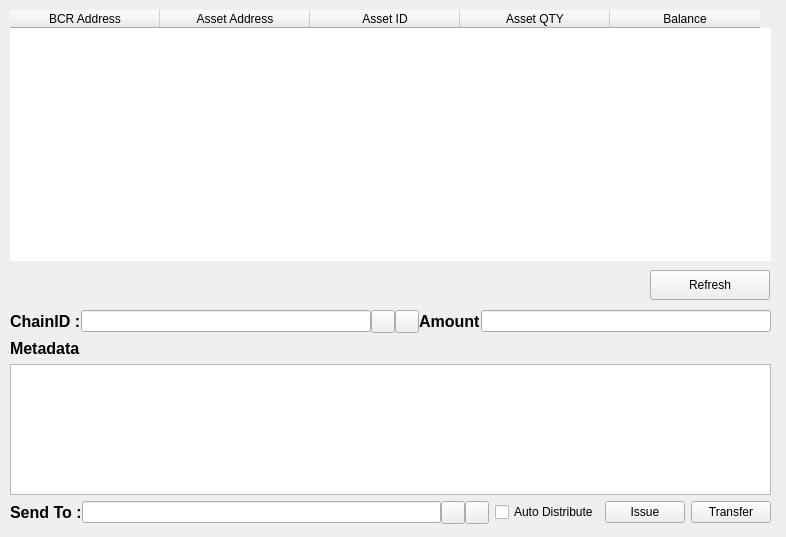
<?xml version="1.0" encoding="UTF-8"?>
<ui version="4.0">
 <class>AssetsPage</class>
 <widget class="QWidget" name="AssetsPage">
  <property name="geometry">
   <rect>
    <x>0</x>
    <y>0</y>
    <width>786</width>
    <height>537</height>
   </rect>
  </property>
  <property name="windowTitle">
   <string>Form</string>
  </property>
  <widget class="QTableWidget" name="tableWidget">
   <property name="geometry">
    <rect>
     <x>10</x>
     <y>10</y>
     <width>761</width>
     <height>251</height>
    </rect>
   </property>
   <property name="frameShape">
    <enum>QFrame::NoFrame</enum>
   </property>
   <property name="frameShadow">
    <enum>QFrame::Sunken</enum>
   </property>
   <property name="sizeAdjustPolicy">
    <enum>QAbstractScrollArea::AdjustToContentsOnFirstShow</enum>
   </property>
   <property name="editTriggers">
    <set>QAbstractItemView::NoEditTriggers</set>
   </property>
   <property name="showDropIndicator" stdset="0">
    <bool>false</bool>
   </property>
   <property name="dragDropOverwriteMode">
    <bool>false</bool>
   </property>
   <property name="showGrid">
    <bool>false</bool>
   </property>
   <property name="gridStyle">
    <enum>Qt::NoPen</enum>
   </property>
   <property name="sortingEnabled">
    <bool>true</bool>
   </property>
   <attribute name="horizontalHeaderDefaultSectionSize">
    <number>150</number>
   </attribute>
   <attribute name="verticalHeaderVisible">
    <bool>false</bool>
   </attribute>
   <column>
    <property name="text">
     <string>BCR Address</string>
    </property>
   </column>
   <column>
    <property name="text">
     <string>Asset Address</string>
    </property>
   </column>
   <column>
    <property name="text">
     <string>Asset ID</string>
    </property>
   </column>
   <column>
    <property name="text">
     <string>Asset QTY</string>
    </property>
   </column>
   <column>
    <property name="text">
     <string>Balance</string>
    </property>
   </column>
  </widget>
  <widget class="QWidget" name="verticalLayoutWidget">
   <property name="geometry">
    <rect>
     <x>10</x>
     <y>310</y>
     <width>761</width>
     <height>214</height>
    </rect>
   </property>
   <layout class="QVBoxLayout" name="verticalLayout">
    <item>
     <layout class="QHBoxLayout" name="sendToLayout">
      <property name="spacing">
       <number>0</number>
      </property>
      <item>
       <widget class="QLabel" name="label_2">
        <property name="sizePolicy">
         <sizepolicy hsizetype="Preferred" vsizetype="Preferred">
          <horstretch>0</horstretch>
          <verstretch>0</verstretch>
         </sizepolicy>
        </property>
        <property name="text">
         <string>&lt;html&gt;&lt;head/&gt;&lt;body&gt;&lt;p&gt;&lt;span style=&quot; font-size:12pt; font-weight:600;&quot;&gt;ChainID :&lt;/span&gt;&lt;/p&gt;&lt;/body&gt;&lt;/html&gt;</string>
        </property>
       </widget>
      </item>
      <item>
       <widget class="QValidatedLineEdit" name="chainID">
        <property name="toolTip">
         <string>The address to send the payment to  (e.g. 4Zo1ga6xuKuQ7JV7M9rGDoxdbYwV5zgQJ5)</string>
        </property>
        <property name="maxLength">
         <number>34</number>
        </property>
       </widget>
      </item>
      <item>
       <widget class="QToolButton" name="addressBookButton">
        <property name="toolTip">
         <string>&lt;html&gt;&lt;head/&gt;&lt;body&gt;&lt;p&gt;&lt;span style=&quot; color:#ffffff;&quot;&gt;Choose address from address book&lt;/span&gt;&lt;/p&gt;&lt;/body&gt;&lt;/html&gt;</string>
        </property>
        <property name="text">
         <string/>
        </property>
        <property name="icon">
         <iconset resource="../bitcredit.qrc">
          <normaloff>:/icons/address-book</normaloff>:/icons/address-book</iconset>
        </property>
        <property name="shortcut">
         <string>Alt+A</string>
        </property>
       </widget>
      </item>
      <item>
       <widget class="QToolButton" name="pasteButton">
        <property name="toolTip">
         <string>&lt;html&gt;&lt;head/&gt;&lt;body&gt;&lt;p&gt;&lt;span style=&quot; color:#ffffff;&quot;&gt;Paste address from clipboard&lt;/span&gt;&lt;/p&gt;&lt;/body&gt;&lt;/html&gt;</string>
        </property>
        <property name="text">
         <string/>
        </property>
        <property name="icon">
         <iconset resource="../bitcredit.qrc">
          <normaloff>:/icons/editpaste</normaloff>:/icons/editpaste</iconset>
        </property>
        <property name="shortcut">
         <string>Alt+P</string>
        </property>
       </widget>
      </item>
      <item>
       <widget class="QLabel" name="label_3">
        <property name="sizePolicy">
         <sizepolicy hsizetype="Preferred" vsizetype="Preferred">
          <horstretch>0</horstretch>
          <verstretch>0</verstretch>
         </sizepolicy>
        </property>
        <property name="text">
         <string>&lt;html&gt;&lt;head/&gt;&lt;body&gt;&lt;p&gt;&lt;span style=&quot; font-size:12pt; font-weight:600;&quot;&gt;Amount&lt;/span&gt;&lt;/p&gt;&lt;/body&gt;&lt;/html&gt;</string>
        </property>
       </widget>
      </item>
      <item>
       <widget class="QLineEdit" name="amount"/>
      </item>
     </layout>
    </item>
    <item>
     <layout class="QVBoxLayout" name="verticalLayout_2">
      <item>
       <widget class="QLabel" name="label_4">
        <property name="text">
         <string>&lt;html&gt;&lt;head/&gt;&lt;body&gt;&lt;p&gt;&lt;span style=&quot; font-size:12pt; font-weight:600;&quot;&gt;Metadata&lt;/span&gt;&lt;/p&gt;&lt;/body&gt;&lt;/html&gt;</string>
        </property>
       </widget>
      </item>
      <item>
       <widget class="QPlainTextEdit" name="metadata"/>
      </item>
      <item>
       <layout class="QHBoxLayout" name="horizontalLayout_3">
        <item>
         <layout class="QHBoxLayout" name="sendToLayout_2">
          <property name="spacing">
           <number>0</number>
          </property>
          <item>
           <widget class="QLabel" name="label_5">
            <property name="sizePolicy">
             <sizepolicy hsizetype="Preferred" vsizetype="Preferred">
              <horstretch>0</horstretch>
              <verstretch>0</verstretch>
             </sizepolicy>
            </property>
            <property name="text">
             <string>&lt;html&gt;&lt;head/&gt;&lt;body&gt;&lt;p&gt;&lt;span style=&quot; font-size:12pt; font-weight:600;&quot;&gt;Send To :&lt;/span&gt;&lt;/p&gt;&lt;/body&gt;&lt;/html&gt;</string>
            </property>
           </widget>
          </item>
          <item>
           <widget class="QValidatedLineEdit" name="sendTo">
            <property name="toolTip">
             <string>The address to send the payment to  (e.g. 4Zo1ga6xuKuQ7JV7M9rGDoxdbYwV5zgQJ5)</string>
            </property>
            <property name="maxLength">
             <number>34</number>
            </property>
           </widget>
          </item>
          <item>
           <widget class="QToolButton" name="addressBookButton2">
            <property name="toolTip">
             <string>&lt;html&gt;&lt;head/&gt;&lt;body&gt;&lt;p&gt;&lt;span style=&quot; color:#ffffff;&quot;&gt;Choose address from address book&lt;/span&gt;&lt;/p&gt;&lt;/body&gt;&lt;/html&gt;</string>
            </property>
            <property name="text">
             <string/>
            </property>
            <property name="icon">
             <iconset resource="../bitcredit.qrc">
              <normaloff>:/icons/address-book</normaloff>:/icons/address-book</iconset>
            </property>
            <property name="shortcut">
             <string>Alt+A</string>
            </property>
           </widget>
          </item>
          <item>
           <widget class="QToolButton" name="pasteButton2">
            <property name="toolTip">
             <string>&lt;html&gt;&lt;head/&gt;&lt;body&gt;&lt;p&gt;&lt;span style=&quot; color:#ffffff;&quot;&gt;Paste address from clipboard&lt;/span&gt;&lt;/p&gt;&lt;/body&gt;&lt;/html&gt;</string>
            </property>
            <property name="text">
             <string/>
            </property>
            <property name="icon">
             <iconset resource="../bitcredit.qrc">
              <normaloff>:/icons/editpaste</normaloff>:/icons/editpaste</iconset>
            </property>
            <property name="shortcut">
             <string>Alt+P</string>
            </property>
           </widget>
          </item>
         </layout>
        </item>
        <item>
         <widget class="QCheckBox" name="distribute">
          <property name="text">
           <string>Auto Distribute</string>
          </property>
         </widget>
        </item>
        <item>
         <widget class="QPushButton" name="issueButton">
          <property name="text">
           <string>Issue</string>
          </property>
         </widget>
        </item>
        <item>
         <widget class="QPushButton" name="transferButton">
          <property name="text">
           <string>Transfer</string>
          </property>
         </widget>
        </item>
       </layout>
      </item>
     </layout>
    </item>
   </layout>
  </widget>
  <widget class="QPushButton" name="startButton">
   <property name="geometry">
    <rect>
     <x>650</x>
     <y>270</y>
     <width>120</width>
     <height>30</height>
    </rect>
   </property>
   <property name="sizePolicy">
    <sizepolicy hsizetype="Fixed" vsizetype="Fixed">
     <horstretch>0</horstretch>
     <verstretch>0</verstretch>
    </sizepolicy>
   </property>
   <property name="minimumSize">
    <size>
     <width>120</width>
     <height>30</height>
    </size>
   </property>
   <property name="maximumSize">
    <size>
     <width>16777215</width>
     <height>30</height>
    </size>
   </property>
   <property name="styleSheet">
    <string notr="true"/>
   </property>
   <property name="text">
    <string>Refresh</string>
   </property>
  </widget>
 </widget>
 <customwidgets>
  <customwidget>
   <class>QValidatedLineEdit</class>
   <extends>QLineEdit</extends>
   <header>qvalidatedlineedit.h</header>
  </customwidget>
 </customwidgets>
 <resources>
  <include location="../bitcredit.qrc"/>
 </resources>
 <connections/>
</ui>
